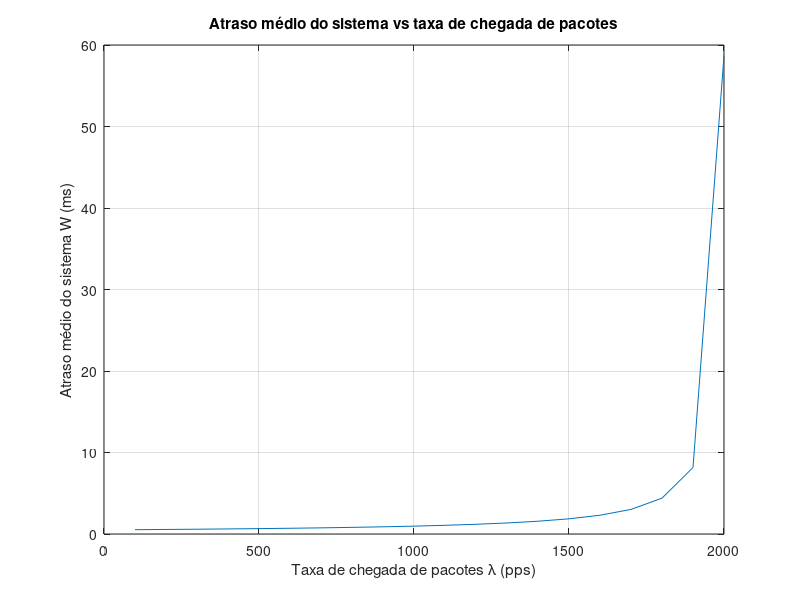

Recreate this plot in MATLAB.
%% 4a

% M/G/1 -> chegadas Markovianas (Poisson) ;
%          tempos de serviço com distribuição Geral (porque os tamanhos dos pacotes variam, não é fixo).
%          um único servidor (o link de 10 Mbps).
%          queue infinito.

% the average packet size (in Bytes) and the average packet transmission
% time of the IP flow ?

lambda = 1000;
C = 10*1e6;

% 19% for 64 bytes, 23% for 110 bytes, 17% for 1518 bytes and an equal 
% probability for all other values (i.e., from 65 to 109 and from 111 to 1517)
size_fixed = [64, 110, 1518];
prob_fixed = [0.19, 0.23, 0.17];

size_others = [65:109, 111:1517];
prob_others = (1 - sum(prob_fixed)) / length(size_others);

% the average packet size (in Bytes)
mean_packet_size = sum(size_fixed .* prob_fixed) + sum(size_others .* prob_others);

% average packet transmission time of the IP flow
mean_transmission_time = (mean_packet_size * 8)/C;

fprintf('Tamanho médio do pacote: %.2f Bytes\n', mean_packet_size);
fprintf('Tempo médio de transmissao: %.2e s\n', mean_transmission_time);

%% 4b

% the average throughput (in Mbps) of the IP flow

% taxa média de bits efetivamente transmitidos pelo link por segundo
% lambda -> taxa média de pacotes por segundo
throughput_bps = lambda * mean_packet_size * 8;

fprintf('Throughput medio do fluxo: %.2f Mbps\n', throughput_bps/1e6);

%% 4c

% the capacity of the link, in packets/second

link_capacity_pps = C / (mean_packet_size * 8);

fprintf('Capacidade do link: %.2f pacotes/segundo\n', link_capacity_pps);

%% 4d

% the average packet queuing delay and average packet system delay of the IP flow
% (the system delay is the queuing delay + transmission time + propagation delay) 
% using the M/G/1 queuing model

% lambda * E[S^2] / 2 * (1 - lambda*E[S])

mean_packet_size2 = sum(size_fixed.^2 .* prob_fixed) + sum(size_others.^2 .* prob_others);

% Tempo médio de serviço
S_bar = mean_packet_size * 8 / C;

% Segunda momento do tempo de serviço
S2_bar = 8*8 * mean_packet_size2 / C^2;

% Utilização
rho = lambda * S_bar;

% Atraso médio na fila (M/G/1)
Wq = (lambda * S2_bar) / (2 * (1 - rho));

% Atraso médio no sistema
t_prop = 10e-6;
W = Wq + S_bar + t_prop;

% Resultados
fprintf('Atraso medio na fila: %.2e s\n', Wq);
fprintf('Atraso medio no sistema: %.2e s\n', W);


%% 4e

% draw a plot with the same look as the plot below with the average packet 
% system delay as a function of the packet arrival rate lambda
% (from y = 100 pps up to y = 2000 pps)

lambda_vec = 100:100:2000; % pps

% Inicializa vetor de atrasos
W_system = zeros(size(lambda_vec));

% Calcula W para cada lambda
for i = 1:length(lambda_vec)
    rho = lambda_vec(i) * S_bar;
    Wq = (lambda_vec(i) * S2_bar) / (2 * (1 - rho));
    W_system(i) = Wq + S_bar + t_prop;
end

% Plot
figure;
plot(lambda_vec, W_system*1e3); % Convertendo para ms
grid on;
xlabel('Taxa de chegada de pacotes \lambda (pps)');
ylabel('Atraso médio do sistema W (ms)');
title('Atraso médio do sistema vs taxa de chegada de pacotes');
